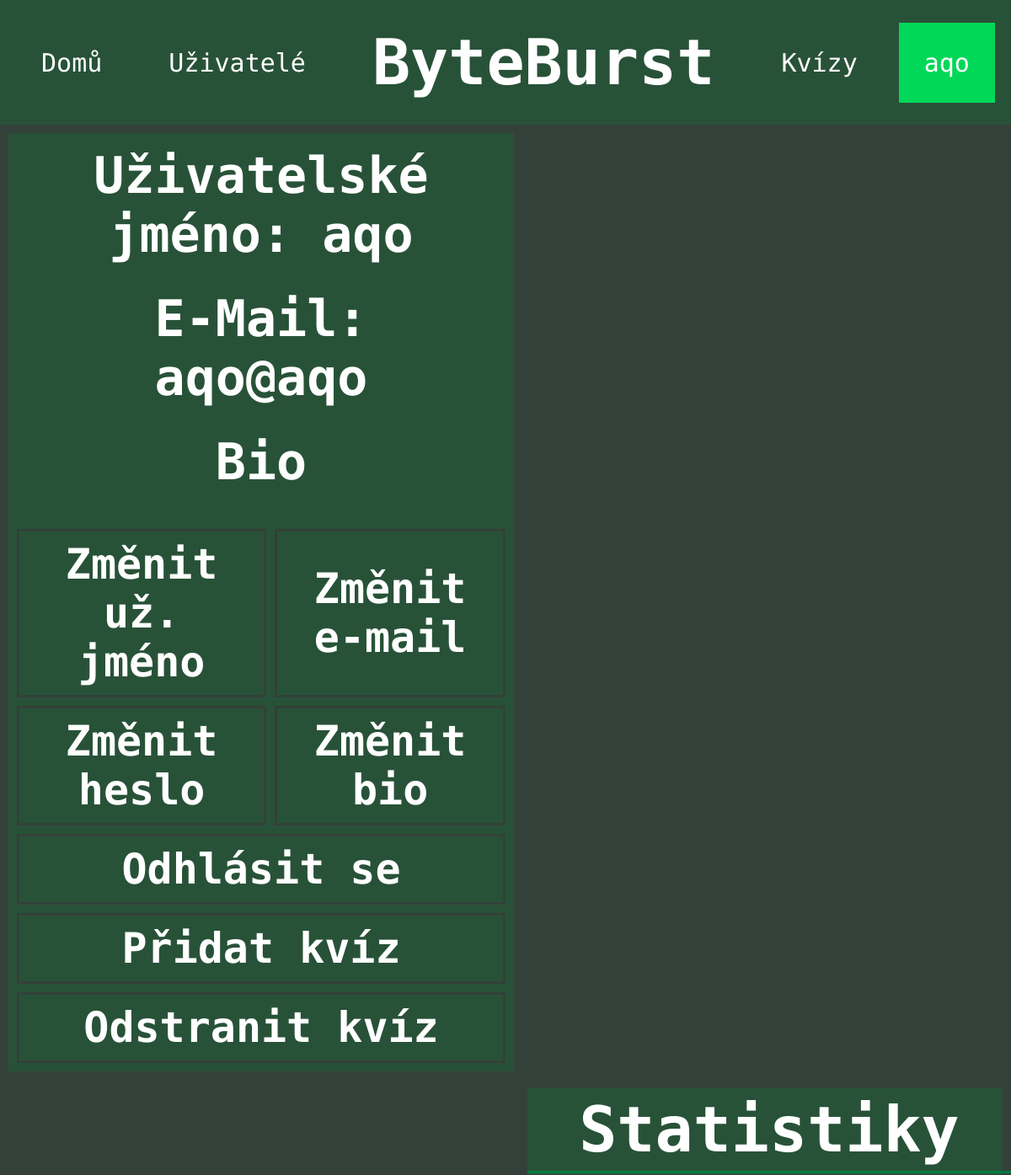
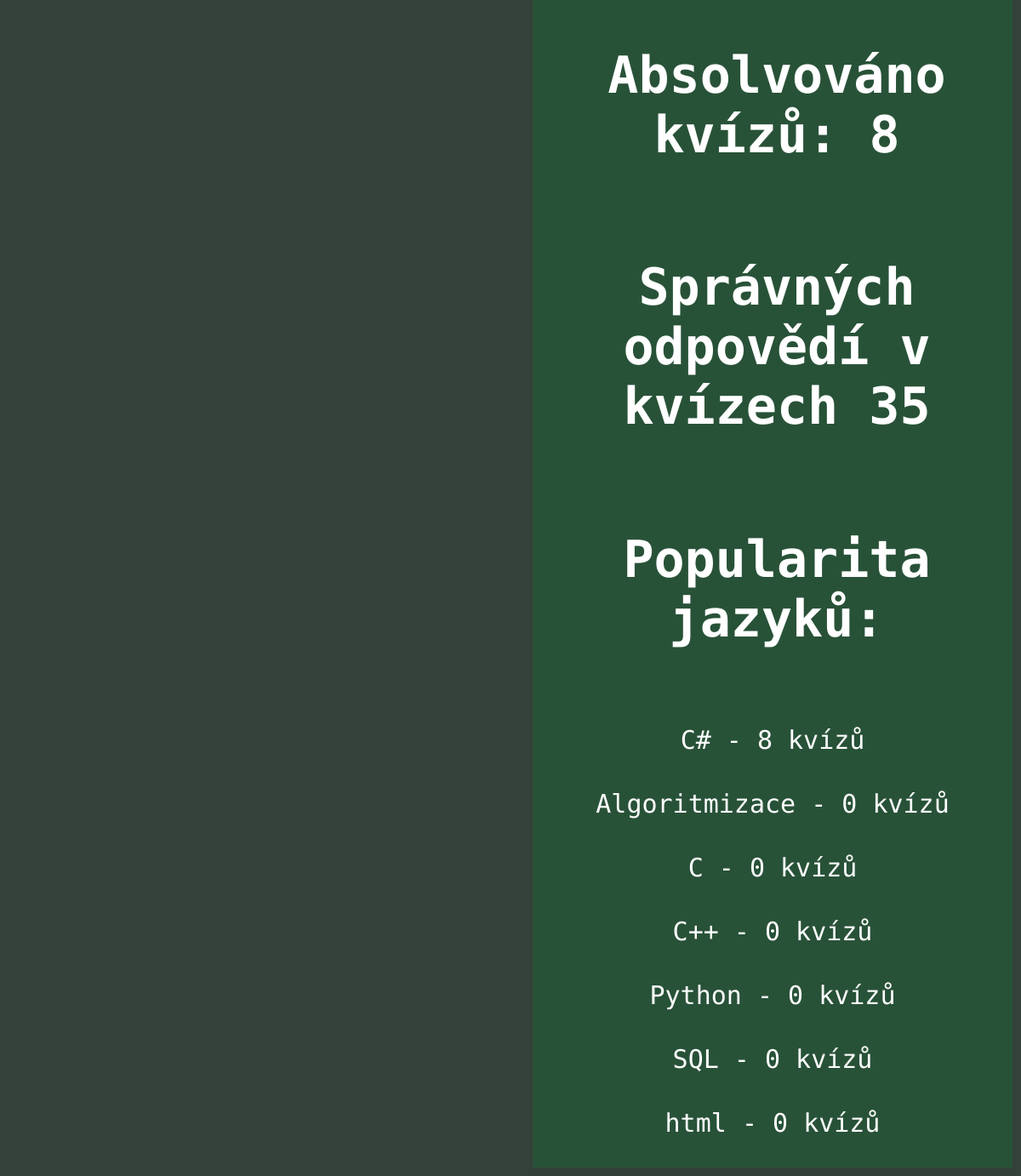
Screenshot of /profile (signed in) with the database file from the repository (2 pictures, top to bottom).
### tables this page shows
CREATE TABLE "user" (
	"id"	INTEGER,
	"username"	TEXT UNIQUE,
	"email"	TEXT UNIQUE,
	"password"	TEXT,
	"bio"	TEXT,
	"quiz_correct"	INTEGER DEFAULT 0,
	"quiz_absolved"	INTEGER DEFAULT 0,
	"is_admin"	INTEGER DEFAULT 0,
	PRIMARY KEY("id" AUTOINCREMENT)
);

CREATE TABLE "category" (
	"id"	INTEGER,
	"name"	TEXT,
	PRIMARY KEY("id" AUTOINCREMENT)
);

### app.py (the view)
@app.route("/profile", methods=["POST","GET"])
def profile():
    if request.method=="POST":
        cur, con = db_connect()
        username=request.form["name"] # získání username z formuláře na příslušené stránce
        email=request.form["email"] # získání emailu z formuláře
        password = b'' + request.form["password"].encode('utf-8') # získání hesla ve formátu Python Bytes a jejcih zakódování pomocí utf-8 pro možnost zahashování
        salt=bcrypt.gensalt() # vygenerování náhodné soli pro ozvláštnění hesla
        hashed_password=bcrypt.hashpw(password, salt) # zahashování hesla pomocí soli vytvořené
        bio=request.form["bio"] # získání bia z formuláře
        email_duplicate=cur.execute("SELECT email FROM user WHERE email=?",(email,)) # výběr emailu z databáze, kde se rovná zadanému e-mailu pro předcházení duplicitním účtům
        email_duplicate=email_duplicate.fetchall() # spojení výsledků dotazu do email_duplicate
        username_duplicate=cur.execute("SELECT username FROM user WHERE username=?",(username,)) # výběr username databáze za stejným účelem jako u emailu
        username_duplicate=username_duplicate.fetchall() # spojení výsledků dotazu do username_duplicate
        if username_duplicate and email_duplicate: # pokud jsou e-mail i uživatelské jméno obsazené, vypíše se chybová hláška
            return render_template("messages/error.html", message="Zadaný E-Mail a uživatelské jméno jsou obsazené!")
        elif email_duplicate: # pokud je e-mail obsazený, vypíše se chybová hláška
            return render_template("messages/error.html", message="Zadaný E-Mail je obsazený!")
        elif username_duplicate: # pokud je už. jméno obsazené, vypíše se chybová hláška
            return render_template("messsages/error.html", message="Zadané uživatelské jméno je obsazené!")
        else: # pokud není nic obsazené
            cur.execute("INSERT INTO user (username, email, password,bio) VALUES (?,?,?,?)",(username,email,hashed_password,bio)) # vložení username, zahashovaného hesla a bia do tabulky user
            cur.execute("SELECT id FROM user where username=?",(username,)) # získání id z tabulky user na základě vloženého username
            id=cur.fetchone() # spojení id do proměnné id
            session["id"]=id[0] # nastavení session["id"] na nultý index pro id kvůli tomu, že se furt získává jako list
            cur.execute("SELECT id FROM category ORDER BY id DESC") # získání maximálního id z tabulky category
            category_id_max=cur.fetchone()[0] # spojení maximáního id do proměnné category_id
            for i in range(1,category_id_max+1): # založení for cyklu pro vkládání nulových hodnot do tabulky langugage_popularity
                cur.execute("INSERT INTO language_popularity(user_id, category_id, value) VALUES (?, ?,?)",(session["id"],i,0,))
            session["bio"]=bio
            session["username"]=username
            session["email"]=email
            con.commit() # commitnutí výsledků dotazů, toto se v souvislost s insert musí dělat vždy
            con.close()
            return redirect(url_for("index")) # vrácení na stránku pod funkcí index
    elif "username" in session: # pokud už session obsahuje proměnnou s názvem username, zobrazí se místo toho už. profil
        cur, con = db_connect()
        cur.execute("SELECT is_admin, quiz_correct, quiz_absolved FROM user WHERE username=?",(session["username"],)) # vybrání hodnot pro úpspěšně zodpovězené otázky a počet absolvovaných kvízů z tabulky, kde je username rovno session["username"]
        is_admin, quiz_correct, quiz_absolved=cur.fetchone() # spojení výsledku dotazu do proměnných quiz_correct a quiz_absolved
        cur.execute("SELECT * FROM language_popularity WHERE user_id=?",(session["id"],)) # vybrání všech hodnot z tabulky language popularity, kde id uživatele je rovno session["id"]
        language_popularity_temporary=cur.fetchall() # spojení výsledku dotazu do proměnné language_popularity, která je v tomto kontextu list
        cur.execute("SELECT name FROM category") # vybrání všech hodnot atributu name z tabulky category pro získání všech kategorií (C, Python, ...)
        categories=cur.fetchall() # spojení výsledku dotazu do proměnné categories
        language_popularity={} # vytvoření dictionary language_popularity
        for i in range (0, len(categories)): # vytvoření for cyklu pro procházení jednotlivých získaných kategorií
            language_popularity[categories[i]]=language_popularity_temporary[i][3] # nastavení záznam v language popularities s klíčem obsahujícím název kategorie na získaný language_popularity pro tuto kategorii (v language_popularity se jedná o i-tý list a jeho třetí hodnotu)
        language_popularity=sorted(language_popularity.items(), key=lambda x: x[1], reverse=True) # language_popularity.items přetvoří dictionary na list, ve kterém jsou další listy, které vždy obsahující dvojici klíč a k ní hodnota
        return render_template("pages/profil.html", active=4, username=session["username"], email=session["email"], bio=session["bio"], quiz_correct=quiz_correct, quiz_absolved=quiz_absolved, language_popularity=language_popularity, is_admin=is_admin)
    else: # pokud není metoda post a uživatel ani nemá uživatelské jméno v session, předá se formulář pro registraci
        return render_template("profile_forms/register.html", active=4)

### app.py (called while the page is built)
def db_connect():
    con = sqlite3.connect("database.db") # připojení do databáze uložené v adresáři jako database.db
    cur = con.cursor() # vytvoření cursor pro interakci s databází
    return cur, con

### templates/pages/profil.html (shortened to what this page needs)
{% extends "layout/header.html" %}
{% block content %}
<div class="profile-left-section">
    <h2>Uživatelské jméno: {{ username }}</h2><br>
    <h2>E-Mail: {{ email }}</h2><br>
    <h2>Bio</h2><br>
    {% if username==session["username"] %}
    <table class="profile-links">
    <tr>
        <td><a href="{{ url_for('change_username')}}">Změnit už. jméno</a></td>
        <td><a href="{{ url_for('change_email')}}">Změnit e-mail</a></td>
    </tr>
    <tr>
        <td><a href="{{ url_for('change_password')}}">Změnit heslo</a></td>
        <td><a href="{{ url_for('change_bio')}}">Změnit bio</a></td>
    </tr>
    <tr>
        <td colspan="2"><a href="{{ url_for('logout') }}">Odhlásit se</a></td>
    </tr>
    <tr>
        <td colspan="2"><a href="{{ url_for('add_quiz') }}">Přidat kvíz</a></td>
    </tr>
    {% if username==session["username"] and is_admin==1 %}
    <tr>
        <td colspan="2"><a href="{{ url_for('category_choose') }}">Odstranit kvíz</a></td>
    </tr>
    {% endif %}
    </table>
    {% endif %}
</div>
<div class="profile-right-section">
    <h1>Statistiky</h1>
    <h2>Absolvováno kvízů: {{ quiz_absolved }}</h2>
    <h2>Správných odpovědí v kvízech {{ quiz_correct }}</h2>
    <h2 style="text-align: center;">Popularita jazyků:</h2>
    {% for element in language_popularity %}
        <p>{{ element[0][0] }} - {{ element[1] }} kvízů</p>
    {% endfor %}
</div>
{% endblock %}

### templates/layout/header.html (shortened to what this page needs)
<!DOCTYPE html>
<html lang="en">
<head>
    <link rel="stylesheet" href="{{ url_for('static', filename='css/style.css') }}">
</head>
<body>
<header>
    <ul>
            {% if active==1 %}
            <li><a class="active" href="{{url_for('index')}}">Domů</a></li>
            {% else %}
            <li><a href="{{url_for('index')}}">Domů</a></li>
            {% endif %}
            {% if active==2 %}
            <li><a class="active" href="{{url_for('users')}}">Uživatelé</a></li>
            {% else %}
            <li><a href="{{url_for('users')}}">Uživatelé</a></li>
            {% endif %}
            <li style="margin: 30px;"><h1>ByteBurst</h1></li>
            {% if active==3 %}
            <li><a class="active" href="{{url_for('kvizy')}}">Kvízy</a></li>
            {% else %}
            <li><a href="{{url_for('kvizy')}}">Kvízy</a></li>
            {% endif %}
            {% if active==4 and not session["username"] %}
            <li><a class="active" href="{{url_for('profile')}}">Registrovat</a></li>
            {% elif not session["username"] %}
            <li><a href="{{url_for('profile')}}">Registrovat</a></li>
            {% elif active!=4 %}
            <li><a href="{{url_for('profile')}}">{{ session["username"] }}</a></li>
            {% else %}
            <li class="active" style="float:right"><a href="{{url_for('profile')}}">{{ session["username"] }}</a></li>
            {% endif %}
      </ul>
</header>
    {% block content %}{% endblock %}
</body>
</html>

### static/css/style.css (style rules this page uses)
* { font-family: "Ubuntu Mono", monospace; color: white; }
:root { --background-green:#285238; --hover-green:#007C41; --active-green:#01D758; --page-background: #34403A; }
body { margin: 0; padding: 0; background-color: #34403A; }
header ul { list-style-type: none; margin: 0; padding: 0; overflow: hidden; background-color: var(--background-green); display: flex; justify-content: space-evenly; align-items: center; }
header li a, button { display: block; text-align: center; padding: 30px; margin: 0; text-decoration: none; font-size:30px; transition: 0.3s; background-color: none; }
header .active { background-color: var(--active-green); color:var(--background-green); }
h1 { font-size: 75px; display: inline-block; text-align: center; margin: auto; position: relative; }
h2 { font-size: 60px; display: inline-block; }
.profile-left-section { width: 50%; float: left; text-align: center; margin: 10px; background-color: var(--background-green); }
.profile-left-section h2 { margin: 10px; max-width: 90%; }
.profile-right-section { width: 47%; float: right; margin: 10px; background-color: var(--background-green); }
.profile-right-section h1,h2 { width: 100%; padding: 5px; text-align: center; }
.profile-right-section h1 { border-bottom: solid var(--hover-green); }
.profile-right-section p { font-size: 30px; padding: 5px; text-align: center; }
.profile-links { margin: auto; border-spacing: 10px; }
.profile-links a { text-decoration: none; font-weight: bold; font-size:50px; }
.profile-links tr, td { text-align: center; padding: 10px; }
.profile-links td { min-width: 200px; border: solid var(--page-background); transition: 0.3s; }

### rows the page displays
user: username "aqo", email "aqo@aqo"
category: name "C#", element "8"
category: name "Algoritmizace", element "0"
category: name "C", element "0"
category: name "C++", element "0"
category: name "Python", element "0"
category: name "SQL", element "0"
category: name "html", element "0"

### other values shown
{{ quiz_absolved }} "8"
{{ quiz_correct }} "35"
